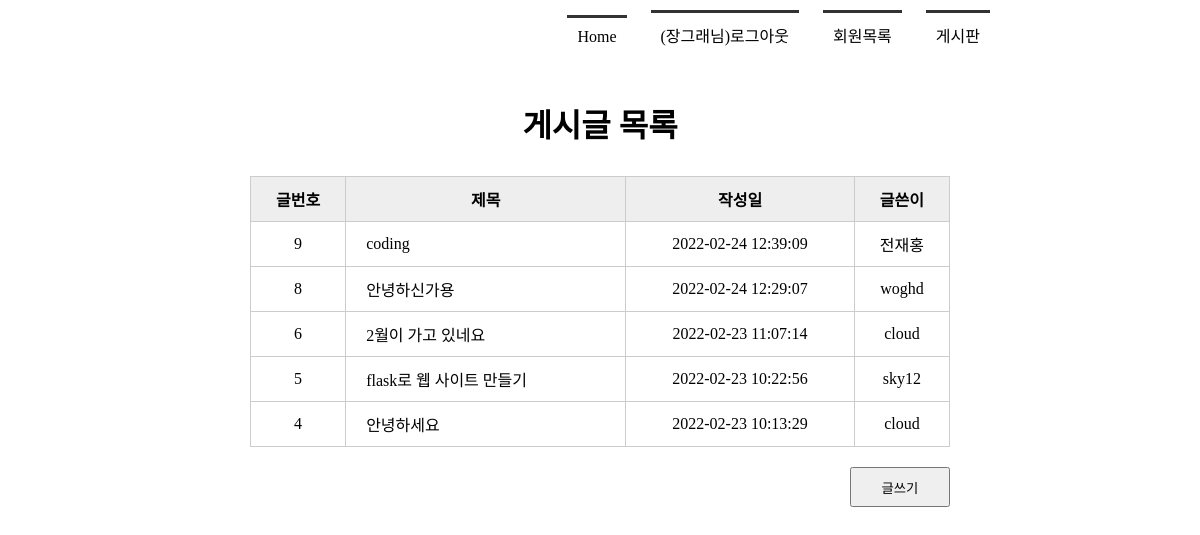
The page /boardlist/ (signed in) on the database its author committed.
### tables this page shows
CREATE TABLE board(
            bno integer PRIMARY KEY AUTOINCREMENT,
            title text NOT NULL,
            content text NOT NULL,
            createDate timestamp date DEFAULT (datetime('now', 'localtime')),
            mid char(5) NOT NULL,
            FOREIGN KEY(mid) REFERENCES member(mid) ON DELETE CASCADE
        );

### app.py (the view)
@app.route('/boardlist/')
def boardlist():
    conn = getconn()
    cur = conn.cursor()
    sql = "SELECT * FROM board ORDER BY bno DESC"
    cur.execute(sql)
    rs = cur.fetchall()
    conn.close()
    return render_template('boardlist.html', rs = rs)

### model/model_member.py (called while the page is built)
def getconn():
    conn = sqlite3.connect("./members.db")
    return conn

### templates/boardlist.html (shortened to what this page needs)
<!DOCTYPE html>
<html lang="en">
<head>
    <link rel="stylesheet" href="{{ url_for('static', filename='style.css')  }}">
</head>
<body>
    <div id="container">
        {% include 'navbar.html' %}
        <section>
            <h1>게시글 목록</h1>
            <table class="tbl_board">
                <tr>
                    <th>글번호</th><th>제목</th><th>작성일</th><th>글쓴이</th>
                </tr>
                {% for i in rs %}
                <tr>
                    <td>{{ i[0] }}</td>
                    <td><a href="{{ url_for('board_view', bno=i[0]) }}">{{ i[1] }}</a></td>
                    <td>{{ i[3] }}</td>
                    <td>{{ i[4] }}</td>
                </tr>
                {% endfor %}
            </table>
            <div class="btn_write">
                <button type="button" onclick="location.href='/writing/'">글쓰기</button>
            </div>
        </section>
    </div>
</body>
</html>

### static/style.css (style rules this page uses)
* { margin: 0; padding: 0; }
#container { width: 1000px; margin: 0 auto; }
section { text-align: center; }
section h1 { font-size: 2em; margin-bottom: 30px; }
section table { width: 600px; margin:0 auto; border-collapse: collapse; }
section table, th, td { border: 1px solid #ccc; padding: 10px }
section .tbl_board { width: 700px; }
section .tbl_board th { background: #eee; }
section .tbl_board a { text-decoration: none; color: #000; }
section .tbl_board td:nth-child(2) { text-align: left; padding-left: 20px }
section .btn_write { text-align: right; margin: 20px 150px; }
section .btn_write button { width: 100px; height: 40px; }

### rows shown on the page
board: bno "9", title "coding", createDate "2022-02-24 12:39:09", mid "전재홍"
board: bno "8", title "안녕하신가용", createDate "2022-02-24 12:29:07", mid "woghd"
board: bno "6", title "2월이 가고 있네요", createDate "2022-02-23 11:07:14", mid "cloud"
board: bno "5", title "flask로 웹 사이트 만들기", createDate "2022-02-23 10:22:56", mid "sky12"
board: bno "4", title "안녕하세요", createDate "2022-02-23 10:13:29", mid "cloud"

### other values the page prints
{{ session['userName'] }} "장그래"
